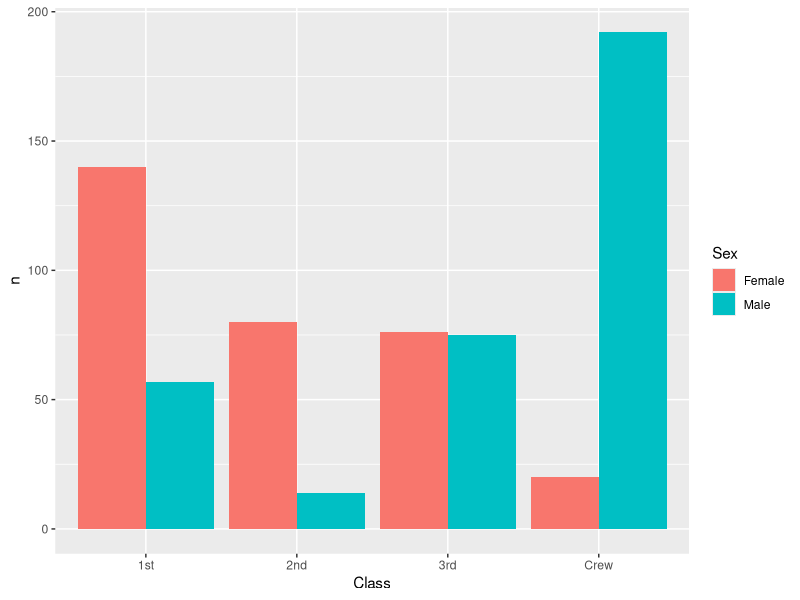
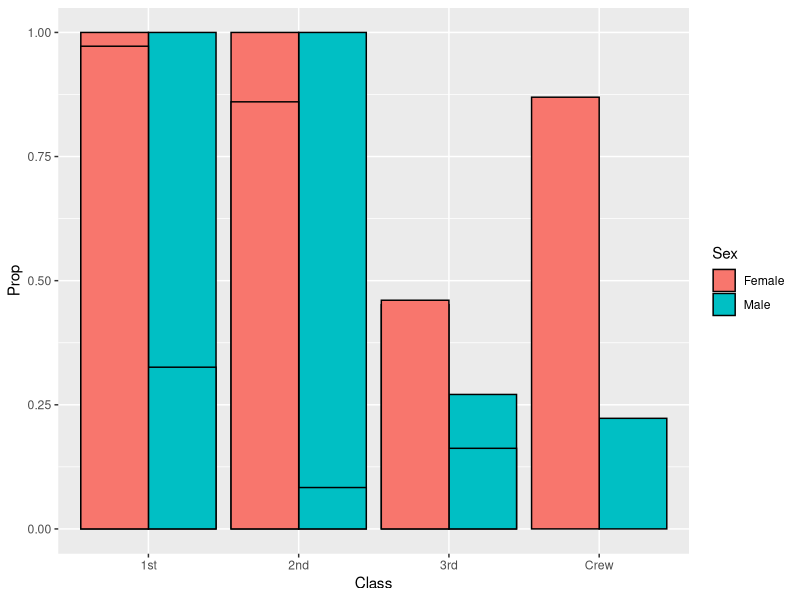
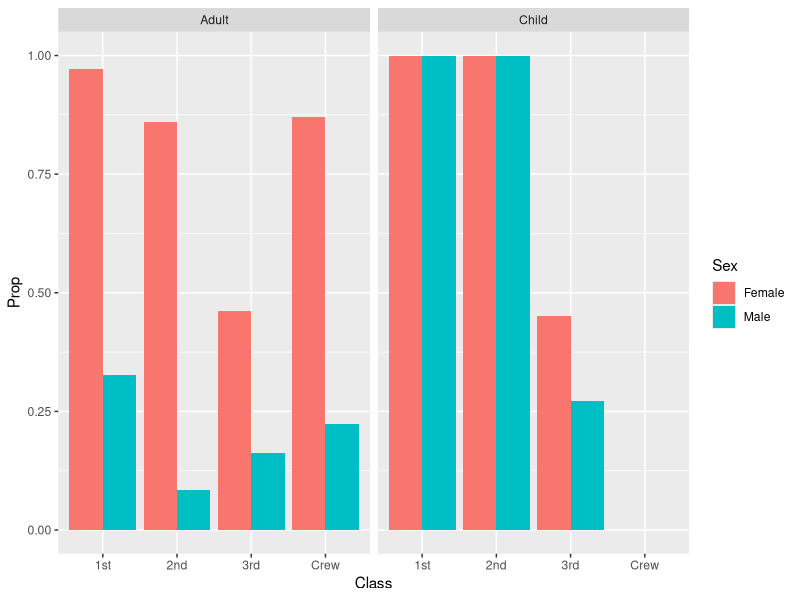

The R source for these figures, in order:
## ---- chunk 1
library(tidyverse)

df_titanic <- as_tibble(Titanic)
## ---- chunk 2
## TASK: Perform a `glimpse` of df_titanic
df_titanic %>% 
  glimpse()
## ---- chunk 3
## NOTE: No need to edit! We'll cover how to
## do this calculation in a later exercise.
df_titanic %>% summarize(total = sum(n))
## ---- chunk 4
## TASK: Visualize counts against `Class` and `Sex`
df_titanic %>% 
  filter (Survived == "Yes") %>%       #filter by survived
  ggplot(aes(Class, n, fill = Sex)) +  #assigns variables
  geom_col(position = "dodge")         #unstacks male and female data

#You do not need to group_by or sum(n) as when plotting with aes it will be filtering the categories and pulling anyone who fits the sex, class together -- inherently summing n
## ---- chunk 5
## NOTE: No need to edit! We'll cover how to
## do this calculation in a later exercise.
df_prop <-
  df_titanic %>%
  group_by(Class, Sex, Age) %>%
  mutate(
    Total = sum(n),
    Prop = n / Total
  ) %>%
  ungroup()
df_prop
## ---- chunk 6
df_prop %>% 
  filter(Survived == "Yes") %>% 
  ggplot(aes(Class, Prop, fill = Sex)) +
  geom_col(position = "dodge", color = "black")  #the black shows the outline and shows how adult and children are still overlayed

## ---- chunk 7
df_prop %>% 
  filter(Survived == "Yes") %>% 
  ggplot(aes(Class, Prop, fill = Sex)) +
  geom_col(position = "dodge") +
  facet_grid(~Age)
